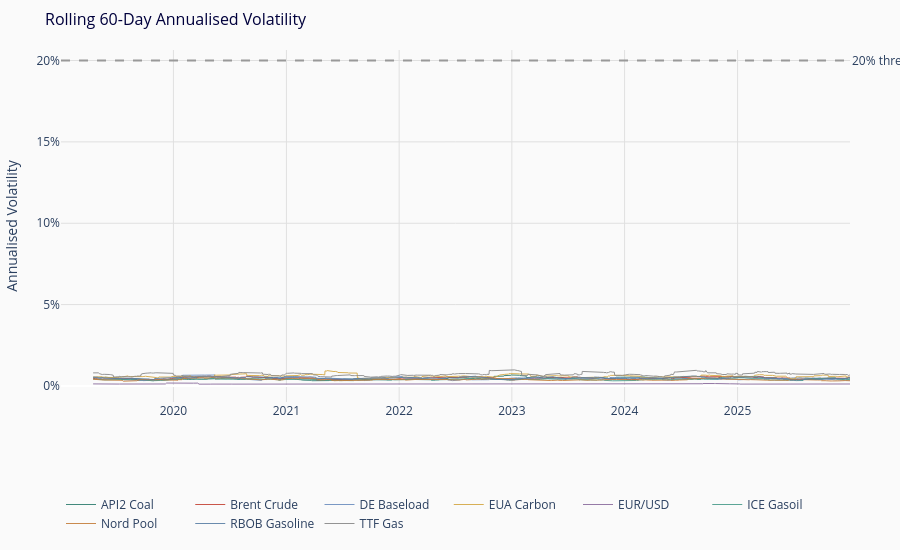

Here is the notebook cell this chart was saved with:
### Markdown cell above
## 6. Rolling Volatility

Annualised volatility computed as $\sigma_{\text{annual}} = \sigma_{\text{daily}}
\times \sqrt{252}$ over a trailing 60-business-day window. The 60-day window is
a desk convention: long enough to smooth out daily noise, short enough to
reflect the current volatility regime.

A 20% annualised threshold is overlaid as a reference line. Sustained readings
above this level typically trigger position reductions or additional hedging at
institutional trading desks.

### Code cell
rolling_vol = log_returns.rolling(60).std() * np.sqrt(252)

fig = go.Figure()
for i, col in enumerate(rolling_vol.columns):
    fig.add_trace(go.Scatter(
        x=rolling_vol.index, y=rolling_vol[col],
        mode='lines', name=comm_names.get(col, col),
        line=dict(color=COLORS[i % len(COLORS)], width=0.9),
    ))

fig.add_hline(y=20, line_dash='dash', line_color='#999999',
              annotation_text='20% threshold', annotation_position='right')

fig.update_layout(
    title=dict(text='Rolling 60-Day Annualised Volatility', font=dict(color=NAVY, size=16)),
    xaxis=dict(title='', gridcolor='#E0E0E0'),
    yaxis=dict(title='Annualised Volatility', gridcolor='#E0E0E0', ticksuffix='%', tickformat='.0f'),
    plot_bgcolor=OFFWHITE, paper_bgcolor=OFFWHITE,
    legend=dict(orientation='h', y=-0.25),
    height=550, margin=dict(l=50, r=50, t=50, b=100),
    hovermode='x unified',
)
fig.show()

### Figure 1 — Plotly figure (JSON) as saved in the notebook; plotly's stock layout.template omitted (floating-point values rounded to 4 significant figures; data arrays with more than 128 entries replaced by an {"elided": "..."} marker saying what was removed)
{"data": [{"line": {"color": "#2E7D6F", "width": 0.9}, "mode": "lines", "name": "API2 Coal", "type": "scatter", "x": {"elided": "1461 str values"}, "y": {"elided": "1461 float values"}}, {"line": {"color": "#C44536", "width": 0.9}, "mode": "lines", "name": "Brent Crude", "type": "scatter", "x": {"elided": "1461 str values"}, "y": {"elided": "1461 float values"}}, {"line": {"color": "#6C8EBF", "width": 0.9}, "mode": "lines", "name": "DE Baseload", "type": "scatter", "x": {"elided": "1461 str values"}, "y": {"elided": "1461 float values"}}, {"line": {"color": "#D4A843", "width": 0.9}, "mode": "lines", "name": "EUA Carbon", "type": "scatter", "x": {"elided": "1461 str values"}, "y": {"elided": "1461 float values"}}, {"line": {"color": "#8B6C9E", "width": 0.9}, "mode": "lines", "name": "EUR/USD", "type": "scatter", "x": {"elided": "1461 str values"}, "y": {"elided": "1461 float values"}}, {"line": {"color": "#4A9C8C", "width": 0.9}, "mode": "lines", "name": "ICE Gasoil", "type": "scatter", "x": {"elided": "1461 str values"}, "y": {"elided": "1461 float values"}}, {"line": {"color": "#C47E3B", "width": 0.9}, "mode": "lines", "name": "Nord Pool", "type": "scatter", "x": {"elided": "1461 str values"}, "y": {"elided": "1461 float values"}}, {"line": {"color": "#5B7FA5", "width": 0.9}, "mode": "lines", "name": "RBOB Gasoline", "type": "scatter", "x": {"elided": "1461 str values"}, "y": {"elided": "1461 float values"}}, {"line": {"color": "#888888", "width": 0.9}, "mode": "lines", "name": "TTF Gas", "type": "scatter", "x": {"elided": "1461 str values"}, "y": {"elided": "1461 float values"}}], "layout": {"annotations": [{"showarrow": false, "text": "20% threshold", "x": 1, "xanchor": "left", "xref": "x domain", "y": 20, "yanchor": "middle", "yref": "y"}], "height": 550, "hovermode": "x unified", "legend": {"orientation": "h", "y": -0.25}, "margin": {"b": 100, "l": 50, "r": 50, "t": 50}, "paper_bgcolor": "#FAFAFA", "plot_bgcolor": "#FAFAFA", "shapes": [{"line": {"color": "#999999", "dash": "dash"}, "type": "line", "x0": 0, "x1": 1, "xref": "x domain", "y0": 20, "y1": 20, "yref": "y"}], "title": {"font": {"color": "#00003C", "size": 16}, "text": "Rolling 60-Day Annualised Volatility"}, "xaxis": {"gridcolor": "#E0E0E0", "title": {"text": ""}}, "yaxis": {"gridcolor": "#E0E0E0", "tickformat": ".0f", "ticksuffix": "%", "title": {"text": "Annualised Volatility"}}}}
